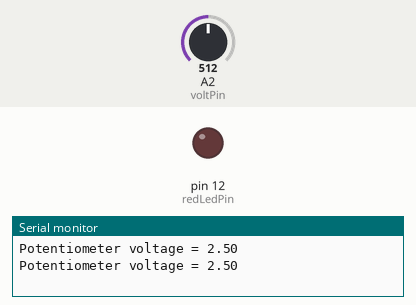
Bench run of a sketch on a simulated Arduino Uno, built with avr-gcc and run on an emulated ATmega328P. On the bench: output pins drawn as LEDs (lit = HIGH), the last lines printed to the serial monitor. The inputs (shaded band) are chosen by the test bench; at power-on: A2 (voltPin) = 512.

Above: at 1.8 s.
1.9 s: A2 (voltPin) set to 807
3.4 s: A2 (voltPin) set to 830
At 4.5 s:
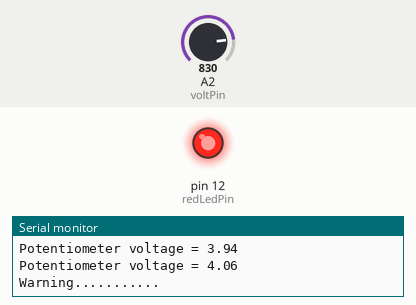
5.5 s: A2 (voltPin) set to 716
At 7.2 s:
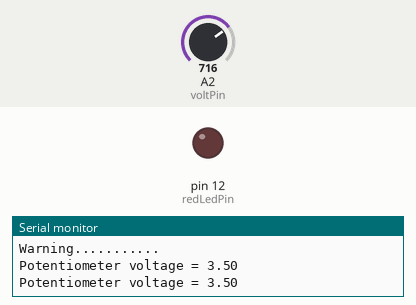
7.5 s: A2 (voltPin) set to 900
At 8.8 s:
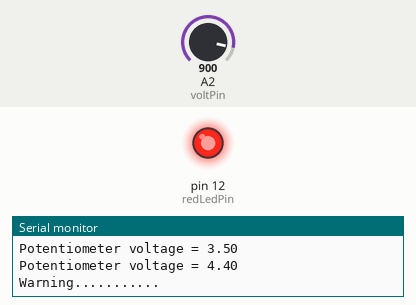
Timing chart, 0 to 10.5 s (numbered marks = the images above; inputs shaded):
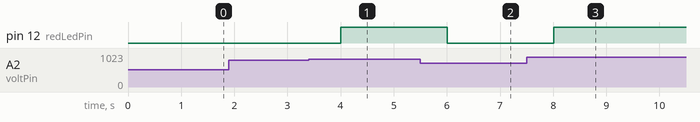

Measured:
- the behaviour switches between 818 and 819 on A2 (voltPin) (found by bisection; images 0 and 1)
- after the input at 3.4 s, pin 12 (redLedPin): LOW → HIGH after 0.60 s
- after the input at 5.5 s, pin 12 (redLedPin): HIGH → LOW after 0.50 s
- after the input at 7.5 s, pin 12 (redLedPin): LOW → HIGH after 0.51 s

The sketch:

potentiometer2.ino
```cpp
int voltPin = A2;
int readVal;
float voltage;
int delayTime=1000;
int redLedPin=12;

void setup() {
  // put your setup code here, to run once:
  Serial.begin(9600);
  pinMode(voltPin, INPUT);
  pinMode(redLedPin, OUTPUT);
}

void loop() {
  // put your main code here, to run repeatedly:
  digitalWrite(redLedPin,LOW);
  readVal = analogRead(voltPin);
  voltage = (5./1023.)*readVal;
  Serial.print("Potentiometer voltage = ");
  Serial.println(voltage);
  if(voltage>4.0){
    digitalWrite(redLedPin,HIGH);
    Serial.println("Warning...........");
  }
  delay(delayTime);
}
```
